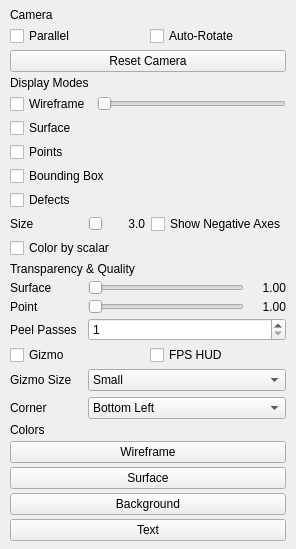
<?xml version="1.0" encoding="UTF-8"?>
<ui version="4.0">
 <class>ViewDisplayPage</class>
 <widget class="QWidget" name="ViewDisplayPage">
  <property name="geometry">
   <rect>
    <x>0</x>
    <y>0</y>
    <width>220</width>
    <height>400</height>
   </rect>
  </property>
  <layout class="QVBoxLayout" name="verticalLayout">
   <property name="spacing">
    <number>4</number>
   </property>
   <property name="leftMargin">
    <number>10</number>
   </property>
   <property name="topMargin">
    <number>8</number>
   </property>
   <property name="rightMargin">
    <number>10</number>
   </property>
   <property name="bottomMargin">
    <number>8</number>
   </property>
   <item>
    <widget class="QLabel" name="cameraHeader">
     <property name="text">
      <string>Camera</string>
     </property></widget>
   </item>
   <item>
    <layout class="QHBoxLayout" name="camOptionsLayout">
     <item>
      <widget class="QCheckBox" name="parallelCb">
       <property name="text">
        <string>Parallel</string>
       </property>
      </widget>
     </item>
     <item>
      <widget class="QCheckBox" name="autoRotateCb">
       <property name="text">
        <string>Auto-Rotate</string>
       </property>
      </widget>
     </item>
    </layout>
   </item>
   <item>
    <widget class="QPushButton" name="resetCamBtn">
     <property name="text">
      <string>Reset Camera</string>
     </property></widget>
   </item>
   <item>
    <widget class="QLabel" name="displayHeader">
     <property name="text">
      <string>Display Modes</string>
     </property></widget>
   </item>
   <item>
     <widget class="QWidget" name="wireframeRow">
      <layout class="QHBoxLayout" name="wireframeLayout">
       <property name="spacing"><number>6</number></property>
      <property name="leftMargin"><number>0</number></property>
      <property name="topMargin"><number>0</number></property>
      <property name="rightMargin"><number>0</number></property>
      <property name="bottomMargin"><number>0</number></property>
      <item>
       <widget class="QCheckBox" name="wireframeCb">
        <property name="text"><string>Wireframe</string></property>
       </widget>
      </item>
      <item>
       <widget class="QSlider" name="wireframeSlider">
        <property name="orientation"><enum>Qt::Horizontal</enum></property>
       </widget>
      </item>
     </layout>
    </widget>
    </item>
     <item>
      <layout class="QVBoxLayout" name="flagsLayout">
     <item>
      <widget class="QCheckBox" name="surfaceCb">
       <property name="text">
        <string>Surface</string>
       </property>
      </widget>
     </item>
     <item>
      <widget class="QCheckBox" name="pointsCb">
       <property name="text">
        <string>Points</string>
       </property>
      </widget>
     </item>
      <item>
       <widget class="QCheckBox" name="bboxCb">
       <property name="text">
        <string>Bounding Box</string>
       </property>
      </widget>
     </item>
     <item>
      <widget class="QCheckBox" name="defectsCb">
       <property name="text">
        <string>Defects</string>
       </property>
      </widget>
     </item>
    </layout>
   </item>
   <item>
     <widget class="QWidget" name="pointGroup" native="true">
      <layout class="QVBoxLayout" name="pointLayout">
       <property name="spacing">
        <number>4</number>
       </property>
       <property name="leftMargin">
        <number>0</number>
       </property>
       <property name="topMargin">
        <number>0</number>
       </property>
       <property name="rightMargin">
        <number>0</number>
       </property>
       <property name="bottomMargin">
        <number>0</number>
       </property>
      <item>
       <widget class="QWidget" name="pointSizeRow">
        <layout class="QHBoxLayout" name="pointSizeLayout">
         <property name="spacing"><number>6</number></property>
         <property name="leftMargin"><number>0</number></property>
         <property name="topMargin"><number>0</number></property>
         <property name="rightMargin"><number>0</number></property>
         <property name="bottomMargin"><number>0</number></property>
         <item>
          <widget class="QLabel" name="pointSizeLabel">
           <property name="text"><string>Size</string></property>
           <property name="minimumSize"><size><width>72</width><height>0</height></size></property>
           <property name="maximumSize"><size><width>72</width><height>16777215</height></size></property><property name="alignment"><set>Qt::AlignLeft|Qt::AlignVCenter</set></property>
          </widget>
         </item>
         <item>
          <widget class="QSlider" name="pointSizeSlider">
           <property name="orientation"><enum>Qt::Horizontal</enum></property>
          </widget>
         </item>
         <item>
          <widget class="QLabel" name="pointSizeValue">
           <property name="text"><string>3.0</string></property>
           <property name="minimumSize"><size><width>36</width><height>0</height></size></property>
           <property name="maximumSize"><size><width>36</width><height>16777215</height></size></property><property name="alignment"><set>Qt::AlignRight|Qt::AlignVCenter</set></property>
          </widget>
       </item>
       <item>
        <widget class="QCheckBox" name="gizmoShowNegativeCb">
         <property name="text">
          <string>Show Negative Axes</string>
         </property>
        </widget>
       </item>
      </layout>
       </widget>
      </item>
      <item>
       <widget class="QCheckBox" name="scalarCb">
        <property name="text">
         <string>Color by scalar</string>
        </property>
       </widget>
      </item>
     </layout>
    </widget>
   </item>
   <item>
    <widget class="QLabel" name="transparencyHeader">
     <property name="text">
      <string>Transparency &amp; Quality</string>
     </property></widget>
   </item>
   <item>
    <widget class="QWidget" name="surfaceOpacityRow">
     <layout class="QHBoxLayout" name="surfaceOpacityLayout">
      <property name="spacing"><number>6</number></property>
      <property name="leftMargin"><number>0</number></property>
      <property name="topMargin"><number>0</number></property>
      <property name="rightMargin"><number>0</number></property>
      <property name="bottomMargin"><number>0</number></property>
      <item>
       <widget class="QLabel" name="surfaceOpacityLabel">
        <property name="text"><string>Surface</string></property>
        <property name="minimumSize"><size><width>72</width><height>0</height></size></property>
        <property name="maximumSize"><size><width>72</width><height>16777215</height></size></property><property name="alignment"><set>Qt::AlignLeft|Qt::AlignVCenter</set></property>
       </widget>
      </item>
      <item>
       <widget class="QSlider" name="surfaceOpacitySlider">
        <property name="orientation"><enum>Qt::Horizontal</enum></property>
       </widget>
      </item>
      <item>
       <widget class="QLabel" name="surfaceOpacityValue">
        <property name="text"><string>1.00</string></property>
        <property name="minimumSize"><size><width>36</width><height>0</height></size></property>
        <property name="maximumSize"><size><width>36</width><height>16777215</height></size></property><property name="alignment"><set>Qt::AlignRight|Qt::AlignVCenter</set></property>
       </widget>
      </item>
     </layout>
    </widget>
   </item>
   <item>
     <widget class="QWidget" name="pointOpacityRow">
      <layout class="QHBoxLayout" name="pointOpacityLayout">
       <property name="spacing"><number>6</number></property>
       <property name="leftMargin"><number>0</number></property>
       <property name="topMargin"><number>0</number></property>
       <property name="rightMargin"><number>0</number></property>
       <property name="bottomMargin"><number>0</number></property>
       <item>
        <widget class="QLabel" name="pointOpacityLabel">
         <property name="text"><string>Point</string></property>
         <property name="minimumSize"><size><width>72</width><height>0</height></size></property>
         <property name="maximumSize"><size><width>72</width><height>16777215</height></size></property><property name="alignment"><set>Qt::AlignLeft|Qt::AlignVCenter</set></property>
        </widget>
       </item>
       <item>
        <widget class="QSlider" name="pointOpacitySlider">
         <property name="orientation"><enum>Qt::Horizontal</enum></property>
        </widget>
       </item>
       <item>
        <widget class="QLabel" name="pointOpacityValue">
         <property name="text"><string>1.00</string></property>
         <property name="minimumSize"><size><width>36</width><height>0</height></size></property>
         <property name="maximumSize"><size><width>36</width><height>16777215</height></size></property><property name="alignment"><set>Qt::AlignRight|Qt::AlignVCenter</set></property>
        </widget>
       </item>
      </layout>
     </widget>
    </item>
    <item>
     <widget class="QWidget" name="peelLayersRow">
      <layout class="QHBoxLayout" name="peelLayersLayout">
       <property name="spacing"><number>6</number></property>
       <property name="leftMargin"><number>0</number></property>
       <property name="topMargin"><number>0</number></property>
       <property name="rightMargin"><number>0</number></property>
       <property name="bottomMargin"><number>0</number></property>
       <item>
        <widget class="QLabel" name="peelLayersLabel">
         <property name="text"><string>Peel Passes</string></property>
          <property name="toolTip"><string>Quality ceiling only -- this is NOT a transparency control. The result is identical at 1 or 64 passes, because anything the peel loop leaves unresolved is blended by a final alpha pass. Raising it only bounds worst-case CPU cost.</string></property>
         <property name="minimumSize"><size><width>72</width><height>0</height></size></property>
         <property name="maximumSize"><size><width>72</width><height>16777215</height></size></property><property name="alignment"><set>Qt::AlignLeft|Qt::AlignVCenter</set></property>
        </widget>
       </item>
       <item>
         <widget class="QSpinBox" name="peelLayersSpin">
          <property name="minimum"><number>1</number></property>
          <property name="maximum"><number>64</number></property>
         </widget>
       </item>
      </layout>
     </widget>
    </item>
   <item>
    <layout class="QHBoxLayout" name="subRowLayout">
     <item>
      <widget class="QCheckBox" name="gizmoCb">
       <property name="text">
        <string>Gizmo</string>
       </property>
      </widget>
     </item>
     <item>
      <widget class="QCheckBox" name="fpsCb">
       <property name="text">
        <string>FPS HUD</string>
       </property>
      </widget>
     </item>
    </layout>
   </item>
   <item>
    <widget class="QWidget" name="gizmoOptionsRow">
     <layout class="QVBoxLayout" name="gizmoOptionsLayout">
      <property name="spacing"><number>6</number></property>
      <property name="leftMargin"><number>0</number></property>
      <property name="topMargin"><number>0</number></property>
      <property name="rightMargin"><number>0</number></property>
      <property name="bottomMargin"><number>0</number></property>
      <item>
       <layout class="QHBoxLayout" name="gizmoSizeRow">
        <item>
         <widget class="QLabel" name="gizmoSizeLabel">
          <property name="text"><string>Gizmo Size</string></property>
          <property name="minimumSize"><size><width>72</width><height>0</height></size></property>
          <property name="maximumSize"><size><width>72</width><height>16777215</height></size></property><property name="alignment"><set>Qt::AlignLeft|Qt::AlignVCenter</set></property>
         </widget>
        </item>
        <item>
         <widget class="QComboBox" name="gizmoSizeCombo">
          <item><property name="text"><string>Small</string></property></item>
          <item><property name="text"><string>Medium</string></property></item>
          <item><property name="text"><string>Large</string></property></item>
         </widget>
        </item>
       </layout>
      </item>
      <item>
       <layout class="QHBoxLayout" name="gizmoCornerRow">
        <item>
         <widget class="QLabel" name="gizmoCornerLabel">
          <property name="text"><string>Corner</string></property>
          <property name="minimumSize"><size><width>72</width><height>0</height></size></property>
          <property name="maximumSize"><size><width>72</width><height>16777215</height></size></property><property name="alignment"><set>Qt::AlignLeft|Qt::AlignVCenter</set></property>
         </widget>
        </item>
        <item>
         <widget class="QComboBox" name="gizmoCornerCombo">
          <item><property name="text"><string>Bottom Left</string></property></item>
          <item><property name="text"><string>Bottom Right</string></property></item>
          <item><property name="text"><string>Top Left</string></property></item>
          <item><property name="text"><string>Top Right</string></property></item>
         </widget>
        </item>
       </layout>
      </item>
     </layout>
    </widget>
   </item>
   <item>
    <widget class="QLabel" name="colorsHeader">
     <property name="text">
      <string>Colors</string>
     </property></widget>
   </item>
   <item>
    <layout class="QVBoxLayout" name="colorLayout">
     <item>
      <widget class="QPushButton" name="wireframeColorBtn">
       <property name="text">
        <string>Wireframe</string>
       </property></widget>
     </item>
     <item>
      <widget class="QPushButton" name="surfaceColorBtn">
       <property name="text">
        <string>Surface</string>
       </property></widget>
     </item>
      <item>
       <widget class="QPushButton" name="bgColorBtn">
        <property name="text">
         <string>Background</string>
        </property></widget>
      </item>
      <item>
       <widget class="QPushButton" name="textColorBtn">
        <property name="text">
         <string>Text</string>
        </property></widget>
      </item>
    </layout>
   </item>
  </layout>
 </widget>
</ui>
